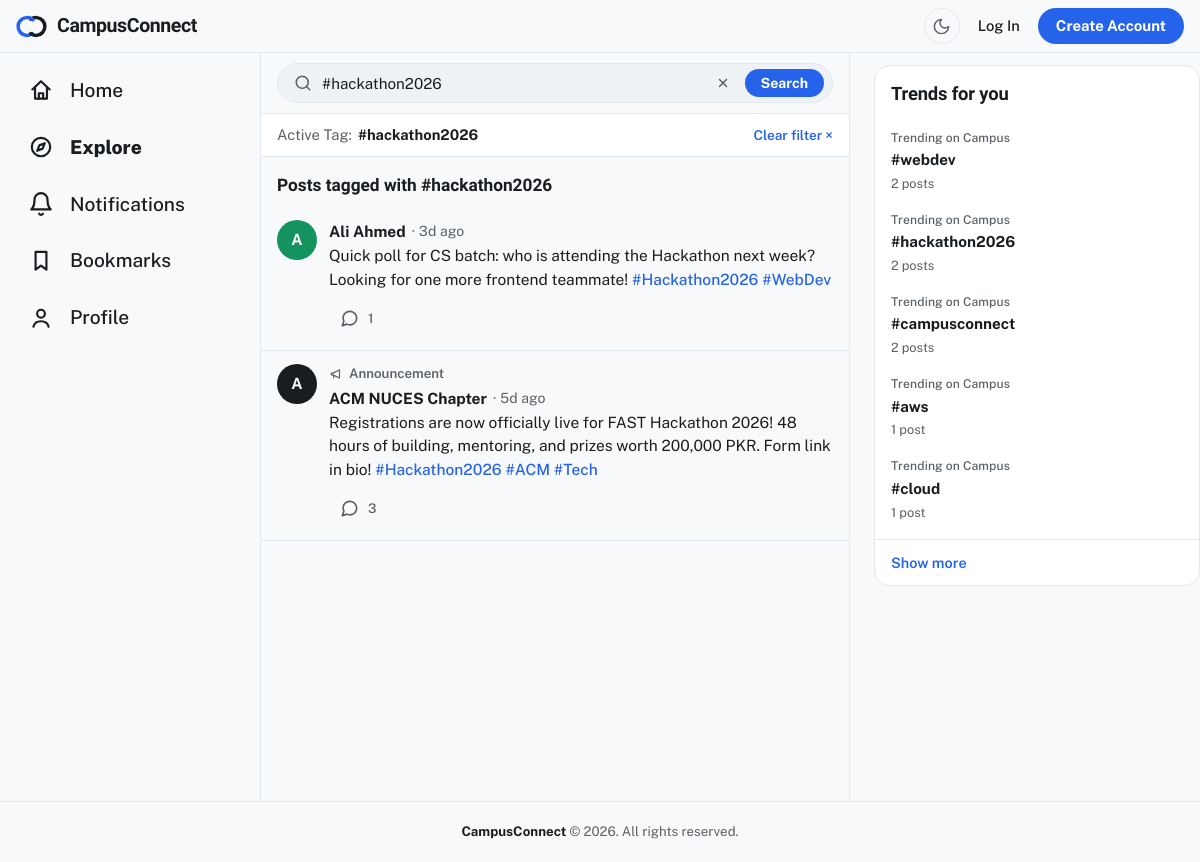
Screenshot of /explore.php?tag=hackathon2026 with the database file from the repository.
### tables this page shows
CREATE TABLE IF NOT EXISTS posts (
    id INT AUTO_INCREMENT PRIMARY KEY,
    user_id INT NOT NULL,
    content TEXT NOT NULL,
    is_announcement TINYINT(1) NOT NULL DEFAULT 0,
    created_at TIMESTAMP DEFAULT CURRENT_TIMESTAMP,
    updated_at TIMESTAMP DEFAULT CURRENT_TIMESTAMP ON UPDATE CURRENT_TIMESTAMP,
    deleted_at TIMESTAMP NULL DEFAULT NULL,
    CONSTRAINT fk_posts_user FOREIGN KEY (user_id) REFERENCES users(id) ON DELETE CASCADE,
    INDEX idx_posts_user_id (user_id),
    INDEX idx_posts_created_at (created_at DESC)
);

CREATE TABLE IF NOT EXISTS users (
    id INT AUTO_INCREMENT PRIMARY KEY,
    name VARCHAR(255) NOT NULL,
    email VARCHAR(255) UNIQUE NOT NULL,
    password_hash VARCHAR(255) NOT NULL,
    role ENUM('student', 'society_admin', 'system_admin') DEFAULT 'student',
    bio TEXT DEFAULT NULL,
    cover_style VARCHAR(20) NOT NULL DEFAULT 'signature',
    created_at TIMESTAMP DEFAULT CURRENT_TIMESTAMP
);

CREATE TABLE IF NOT EXISTS hashtags (
    id INT AUTO_INCREMENT PRIMARY KEY,
    tag VARCHAR(100) UNIQUE NOT NULL,
    created_at TIMESTAMP DEFAULT CURRENT_TIMESTAMP
);

### classes/DbSessionHandler.php (called while the page is built, shortened)
<?php
class DbSessionHandler implements SessionHandlerInterface, SessionUpdateTimestampHandlerInterface {
    private PDO $db;
    public function __construct(PDO $dbConnection) {
        $this->db = $dbConnection;
    }
    public function open(string $path, string $name): bool {
        return true;
    }
    public function read(string $id): string|false {
        $sql = "SELECT data FROM sessions WHERE id = :id LIMIT 1";
        $stmt = $this->db->prepare($sql);
        $stmt->bindParam(':id', $id, PDO::PARAM_STR);
        $stmt->execute();
        $row = $stmt->fetch(PDO::FETCH_ASSOC);
        return $row ? (string)$row['data'] : '';
    }
}

### classes/Auth.php (called while the page is built, shortened)
<?php
require_once __DIR__ . '/Authorization.php';
class Auth {
    private static function startSession() {
        if (session_status() === PHP_SESSION_NONE && !headers_sent()) {
            session_start();
        }
    }
    private static function enforceIdleTimeout(): void {
        $lastActivity = isset($_SESSION['last_activity']) ? (int)$_SESSION['last_activity'] : 0;
    }
    public static function isLoggedIn() {
        return isset($_SESSION['user_id']);
    }
    public static function user() {
        self::startSession();
        return null;
    }
}

### classes/Post.php (called while the page is built, shortened)
<?php
require_once __DIR__ . '/Hashtag.php';
class Post {
    public static function formatTimeAgo(string $datetime): string {
        $timestamp = self::parseDbTimestamp($datetime);
        $diff = time() - $timestamp;
        if ($diff < 604800) {
            return floor($diff / 86400) . 'd ago';
        }
        return date('M j, Y', $timestamp);
    }
    public static function parseDbTimestamp(?string $datetime) {
        try {
            $dt = new DateTimeImmutable(trim($datetime), new DateTimeZone('UTC'));
            return $dt->getTimestamp();
        } catch (Exception $e) {
            return false;
        }
    }
}

### classes/Authorization.php (called while the page is built, shortened)
<?php
class Authorization {
    public static function normalizeRole($role): string {
        $clean = is_string($role) ? strtolower(trim($role)) : '';
        return in_array($clean, self::ROLES, true) ? $clean : self::ROLE_STUDENT;
    }
    public static function isOfficialRole($role): bool {
        $role = self::normalizeRole($role);
        return $role === self::ROLE_SYSTEM_ADMIN || $role === self::ROLE_SOCIETY_ADMIN;
    }
}

### includes/social_widgets.php (the view, shortened to what this page needs)
<?php
require_once __DIR__ . '/../classes/Hashtag.php';
function renderLeftNav(string $active): void {
    $viewerId = isset($GLOBALS['currentUser']['id']) ? (int)$GLOBALS['currentUser']['id'] : 0;
    $unreadCount = 0;
    $svgAttrs = 'viewBox="0 0 24 24" fill="none" stroke="currentColor" stroke-width="1.8" stroke-linecap="round" stroke-linejoin="round" aria-hidden="true"';
    $links = [
        'home' => ['index.php', 'Home', '<svg ' . $svgAttrs . '><path d="M4 11.5 12 4l8 7.5"/><path d="M6.5 9.5V20h11V9.5"/><path d="M10 20v-5h4v5"/></svg>', 0],
        'explore' => ['explore.php', 'Explore', '<svg ' . $svgAttrs . '><circle cx="12" cy="12" r="8.5"/><path d="M15.5 8.5 13.5 13.5 8.5 15.5 10.5 10.5Z"/></svg>', 0],
        'notifications' => ['notifications.php', 'Notifications', '<svg ' . $svgAttrs . '><path d="M18 8A6 6 0 0 0 6 8c0 7-3 9-3 9h18s-3-2-3-9"/><path d="M13.73 21a2 2 0 0 1-3.46 0"/></svg>', $unreadCount],
        'bookmarks' => ['bookmarks.php', 'Bookmarks', '<svg ' . $svgAttrs . '><path d="M7 3.5h10V20l-5-3.8L7 20Z"/></svg>', 0],
        'profile' => [$viewerId ? 'profile.php?id=' . $viewerId : 'login.php', 'Profile', '<svg ' . $svgAttrs . '><circle cx="12" cy="8" r="3.6"/><path d="M5 20c.8-3.4 3.6-5 7-5s6.2 1.6 7 5"/></svg>', 0],
    ];
    echo '<nav class="col-nav" aria-label="Section">';
    foreach ($links as $key => [$href, $label, $icon, $badge]) {
        $isActive = $key === $active ? ' nav-col-active' : '';
        echo '<a href="' . htmlspecialchars($href) . '" class="nav-col-link' . $isActive . '"'
            . ' aria-label="' . htmlspecialchars($label . ($badge > 0 ? ", {$badge} unread" : '')) . '"'
            . ($key === $active ? ' aria-current="page"' : '') . '>'
            . $icon . '<span>' . htmlspecialchars($label) . '</span>';
        echo '</a>';
    }
    echo '</nav>';
}
function renderTrendingHashtagsWidget(PDO $db, int $limit = 5): void {
    require_once __DIR__ . '/../classes/Hashtag.php';
    $hashtagModel = new Hashtag($db);
    $trending = $hashtagModel->getTrending($limit);
    echo '<div class="widget">';
    echo '<h4 class="widget-title">Trends for you</h4>';
    if (empty($trending)) {
        echo '<p class="widget-empty">No trending topics yet.</p>';
    } else {
        foreach ($trending as $item) {
            echo '<div class="trending-row">';
            echo '<a href="explore.php?tag=' . urlencode($item['tag']) . '" class="trending-link">';
            echo '<span class="trending-sub">Trending on Campus</span>';
            echo '<span class="trending-tag">#' . htmlspecialchars($item['tag']) . '</span>';
            echo '<span class="trending-count">' . (int)$item['post_count'] . ' ' . pluralize((int)$item['post_count'], 'post') . '</span>';
            echo '</a>';
            echo '</div>';
        }
    }
    echo '<a href="explore.php" class="widget-more">Show more</a>';
    echo '</div>';
}
function renderPostCard(array $post, ?array $currentUser, array $bookmarkedIds = [], bool $removeCardOnUnsave = false): void {
    $postId = (int)$post['id'];
    $authorInitial = strtoupper(mb_substr(trim($post['author_name']), 0, 1, 'UTF-8'));
    $timeAgo = $post['time_ago'] ?? $post['created_at'];
    $replyCount = (int)($post['reply_count'] ?? 0);
    $isAnnouncement = !empty($post['is_announcement']);
    $replySvg = '<svg viewBox="0 0 24 24" fill="none" stroke="currentColor" stroke-width="1.8" stroke-linecap="round" stroke-linejoin="round" aria-hidden="true"><path d="M21 11.5a8.38 8.38 0 0 1-.9 3.8 8.5 8.5 0 0 1-7.6 4.7 8.38 8.38 0 0 1-3.8-.9L3 21l1.9-5.7a8.38 8.38 0 0 1-.9-3.8 8.5 8.5 0 0 1 4.7-7.6 8.38 8.38 0 0 1 3.8-.9h.5a8.48 8.48 0 0 1 8 8v.5Z"/></svg>';
    $megaSvg = '<svg viewBox="0 0 24 24" fill="none" stroke="currentColor" stroke-width="2" stroke-linecap="round" stroke-linejoin="round" aria-hidden="true"><path d="M4 10.5v3h2.5L18 19V5L6.5 10.5H4Z"/><path d="M8 14v4.5"/></svg>';
    $renderedBody = Hashtag::renderHashtagLinks(htmlspecialchars($post['content']));
    echo '<div class="post-card" data-post-card>';
    echo '<span class="avatar-md' . avatarToneClass((int)$post['user_id'], (string)($post['author_role'] ?? '')) . '">' . htmlspecialchars($authorInitial) . '</span>';
    echo '<div class="post-body">';
    if ($isAnnouncement) {
        echo '<div class="announce-line">' . $megaSvg . 'Announcement</div>';
    }
    echo '<div class="post-card-head">';
    echo '<a class="post-card-author" href="profile.php?id=' . (int)$post['user_id'] . '">'
        . htmlspecialchars($post['author_name']) . '</a>';
    echo '<span class="post-card-time">&middot; ' . htmlspecialchars($timeAgo) . '</span>';
    echo '</div>';
    echo '<p class="post-card-content">' . $renderedBody . '</p>';
    echo '<div class="post-card-actions">';
    echo '<a class="action-reply" href="post.php?id=' . $postId . '"><span class="sr-only">Replies</span><span class="action-ic">'
        . $replySvg . '</span>' . $replyCount . '</a>';
    echo '</div>';
    echo '</div>';
    echo '</div>';
}

### explore.php (shortened to what this page needs)
<?php
require_once 'classes/Post.php';
require_once 'classes/Bookmark.php';
require_once 'classes/Hashtag.php';
require_once 'includes/social_widgets.php';
require_once 'includes/header.php';
$db = Database::getInstance()->getConnection();
$query = trim((string)($_GET['q'] ?? ''));
$tagFilter = trim((string)($_GET['tag'] ?? ''));
$viewerId = $currentUser ? (int)$currentUser['id'] : 0;
$userModel = new User($db);
$postModel = new Post($db);
$hashtagModel = new Hashtag($db);
$foundPosts = [];
$perPage = 20;
$page = max(1, (int)($_GET['page'] ?? 1));
$offset = ($page - 1) * $perPage;
if ($tagFilter !== '') {
    $foundPosts = $hashtagModel->getPostsByTag($tagFilter, $viewerId, $perPage + 1, $offset);
} elseif ($query !== '') {
    $foundUsers = $userModel->searchUsers($query, $viewerId, 20);
    $foundPosts = $postModel->searchPosts($query, $perPage + 1, $offset, $viewerId);
} else {
    $foundPosts = $postModel->getFeed($perPage + 1, $offset, $viewerId);
}
$bookmarkedIds = [];
?>
<div class="layout-3col">
    <?php renderLeftNav('explore'); ?>
    <div class="col-main">
        <div class="explore-header-wrap">
            <form method="GET" action="explore.php" class="explore-search-bar">
                <svg viewBox="0 0 24 24" fill="none" stroke="currentColor" stroke-width="2" stroke-linecap="round" stroke-linejoin="round" class="search-ic" aria-hidden="true">
                    <circle cx="11" cy="11" r="8"></circle>
                    <line x1="21" y1="21" x2="16.65" y2="16.65"></line>
                </svg>
                <input type="search" name="q" class="explore-search-input" placeholder="Search CampusConnect, #tags, or people…" value="<?= htmlspecialchars($query !== '' ? $query : ($tagFilter !== '' ? '#' . $tagFilter : '')) ?>" aria-label="Search people, posts, or #tags" autocomplete="off">
                <?php if ($query !== '' || $tagFilter !== ''): ?>
                    <a href="explore.php" class="explore-search-clear" title="Clear search" aria-label="Clear search">
                        <svg viewBox="0 0 24 24" fill="none" stroke="currentColor" stroke-width="2.5" stroke-linecap="round" stroke-linejoin="round" width="14" height="14">
                            <line x1="18" y1="6" x2="6" y2="18"></line>
                            <line x1="6" y1="6" x2="18" y2="18"></line>
                        </svg>
                    </a>
                <?php endif; ?>
                <button type="submit" class="explore-search-btn">Search</button>
            </form>
        </div>
        <?php if ($tagFilter !== ''): ?>
            <div class="explore-filter-banner">
                <div class="explore-filter-badge">
                    <span>Active Tag:</span>
                    <strong>#<?= htmlspecialchars($tagFilter) ?></strong>
                </div>
                <a href="explore.php" class="explore-filter-clear">Clear filter &times;</a>
            </div>
            <h4 class="section-title">
                Posts tagged with #<?= htmlspecialchars($tagFilter) ?>
            </h4>
        <?php else: ?>
            <h4 class="section-title">Latest posts</h4>
        <?php endif; ?>
        <?php if (empty($foundPosts)): ?>
            <p class="result-note">No posts found.</p>
        <?php else: ?>
            <?php foreach ($foundPosts as $foundPost): ?>
                <?php renderPostCard($foundPost, $currentUser, $bookmarkedIds); ?>
            <?php endforeach; ?>
        <?php endif; ?>
    </div>
    <div class="col-side">
        <?php renderTrendingHashtagsWidget($db); ?>
    </div>
</div>
<?php require_once 'includes/footer.php'; ?>

### classes/Hashtag.php (shortened to what this page needs)
<?php
require_once __DIR__ . '/Post.php';
class Hashtag {
    private PDO $db;
    public function __construct(PDO $dbConnection) {
        $this->db = $dbConnection;
    }
    public static function renderHashtagLinks(string $escapedHtml): string {
        return preg_replace_callback(
            '/(?<!&)#([a-zA-Z0-9_]{1,50})\b/u',
            function ($matches) {
                $rawTag = $matches[1];
                $lowerTag = mb_strtolower($rawTag, 'UTF-8');
                return '<a href="explore.php?tag=' . urlencode($lowerTag) . '" class="hashtag-link">#' . $rawTag . '</a>';
            },
            $escapedHtml
        );
    }
    public function getTrending(int $limit = 5, int $windowDays = 7): array {
        $cutoff = gmdate('Y-m-d H:i:s', time() - max(1, $windowDays) * 86400);
        $recent = $this->queryTrending($limit, $cutoff);
        return !empty($recent) ? $recent : $this->queryTrending($limit, null);
    }
    private function queryTrending(int $limit, ?string $since): array {
        $sql = "SELECT h.id, h.tag, COUNT(ph.post_id) AS post_count
                FROM hashtags h
                JOIN post_hashtags ph ON h.id = ph.hashtag_id
                JOIN posts p ON ph.post_id = p.id
                WHERE p.deleted_at IS NULL" . ($since !== null ? " AND p.created_at >= :since" : "") . "
                GROUP BY h.id, h.tag
                HAVING COUNT(ph.post_id) > 0
                ORDER BY post_count DESC, h.id DESC
                LIMIT :limit";
        $stmt = $this->db->prepare($sql);
        if ($since !== null) {
            $stmt->bindValue(':since', $since, PDO::PARAM_STR);
        }
        $stmt->bindValue(':limit', $limit, PDO::PARAM_INT);
        $stmt->execute();
        return $stmt->fetchAll(PDO::FETCH_ASSOC);
    }
    public function getPostsByTag(string $tag, int $viewerId = 0, int $limit = 50, int $offset = 0): array {
        $cleanTag = mb_strtolower(trim($tag), 'UTF-8');
        $viewerSubquery = $viewerId > 0
            ? ", (SELECT COUNT(*) FROM likes l WHERE l.post_id = p.id AND l.user_id = :viewer_id) AS is_liked,
               (SELECT COUNT(*) FROM bookmarks b WHERE b.post_id = p.id AND b.user_id = :viewer_id2) AS is_bookmarked"
            : ", 0 AS is_liked, 0 AS is_bookmarked";
        $sql = "SELECT p.id, p.user_id, p.content, p.is_announcement, p.created_at, p.updated_at,
                       u.name AS author_name, u.role AS author_role,
                       (SELECT COUNT(*) FROM replies r WHERE r.post_id = p.id AND r.deleted_at IS NULL) AS reply_count,
                       (SELECT COUNT(*) FROM likes l2 WHERE l2.post_id = p.id) AS like_count
                       {$viewerSubquery}
                FROM posts p
                JOIN post_hashtags ph ON p.id = ph.post_id
                JOIN hashtags h ON ph.hashtag_id = h.id
                JOIN users u ON p.user_id = u.id
                WHERE h.tag = :tag AND p.deleted_at IS NULL
                ORDER BY p.created_at DESC, p.id DESC
                LIMIT :limit OFFSET :offset";
        $stmt = $this->db->prepare($sql);
        $stmt->bindParam(':tag', $cleanTag, PDO::PARAM_STR);
        $stmt->bindValue(':limit', $limit, PDO::PARAM_INT);
        $stmt->bindValue(':offset', $offset, PDO::PARAM_INT);
        $stmt->execute();
        $rows = $stmt->fetchAll(PDO::FETCH_ASSOC);
        return $rows;
    }
}

### rows the page displays
posts: user.name "A", user.name "Ali Ahmed", timeAgo "3d ago", content "Quick poll for CS batch: who is attending the Hackathon next week? Looking for one more frontend teammate!", rawTag "Hackathon2026 WebDev", replyCount "1"
posts: user.name "A", user.name "ACM NUCES Chapter", timeAgo "5d ago", content "Registrations are now officially live for FAST Hackathon 2026! 48 hours of building, mentoring, and prizes worth 200,000 PKR. Form link in bio!", rawTag "Hackathon2026 ACM Tech", replyCount "3"
hashtags: tag "webdev", post_count "2", post_count "posts"
hashtags: tag "hackathon2026", post_count "2", post_count "posts"
hashtags: tag "campusconnect", post_count "2", post_count "posts"
hashtags: tag "aws", post_count "1", post_count "post"
hashtags: tag "cloud", post_count "1", post_count "post"

### other values shown
$label "Home"
$label "Explore"
$label "Notifications"
$label "Bookmarks"
$label "Profile"
$tagFilter "hackathon2026"
